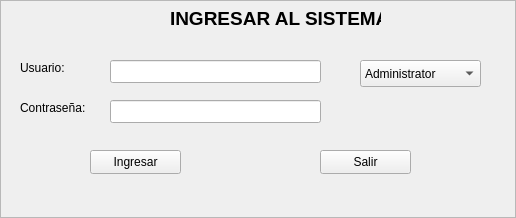
<?xml version="1.0" encoding="UTF-8"?>
<ui version="4.0">
 <class>VentanaLogin</class>
 <widget class="QFrame" name="VentanaLogin">
  <property name="geometry">
   <rect>
    <x>0</x>
    <y>0</y>
    <width>516</width>
    <height>218</height>
   </rect>
  </property>
  <property name="windowTitle">
   <string>Frame</string>
  </property>
  <property name="frameShape">
   <enum>QFrame::StyledPanel</enum>
  </property>
  <property name="frameShadow">
   <enum>QFrame::Raised</enum>
  </property>
  <widget class="QPushButton" name="boton_ingresar">
   <property name="geometry">
    <rect>
     <x>90</x>
     <y>150</y>
     <width>91</width>
     <height>24</height>
    </rect>
   </property>
   <property name="text">
    <string>Ingresar</string>
   </property>
  </widget>
  <widget class="QPushButton" name="boton_salir">
   <property name="geometry">
    <rect>
     <x>320</x>
     <y>150</y>
     <width>91</width>
     <height>24</height>
    </rect>
   </property>
   <property name="text">
    <string>Salir</string>
   </property>
  </widget>
  <widget class="QLineEdit" name="campo_usuario">
   <property name="geometry">
    <rect>
     <x>110</x>
     <y>60</y>
     <width>211</width>
     <height>23</height>
    </rect>
   </property>
  </widget>
  <widget class="QLineEdit" name="campo_pass">
   <property name="geometry">
    <rect>
     <x>110</x>
     <y>100</y>
     <width>211</width>
     <height>23</height>
    </rect>
   </property>
   <property name="text">
    <string/>
   </property>
   <property name="echoMode">
    <enum>QLineEdit::Password</enum>
   </property>
  </widget>
  <widget class="QLabel" name="etiqueta_usuario">
   <property name="geometry">
    <rect>
     <x>20</x>
     <y>60</y>
     <width>54</width>
     <height>15</height>
    </rect>
   </property>
   <property name="text">
    <string>Usuario:</string>
   </property>
  </widget>
  <widget class="QLabel" name="etiqueta_pass">
   <property name="geometry">
    <rect>
     <x>20</x>
     <y>100</y>
     <width>81</width>
     <height>16</height>
    </rect>
   </property>
   <property name="text">
    <string>Contraseña:</string>
   </property>
  </widget>
  <widget class="QLabel" name="etiqueta_titulo">
   <property name="geometry">
    <rect>
     <x>170</x>
     <y>10</y>
     <width>211</width>
     <height>16</height>
    </rect>
   </property>
   <property name="font">
    <font>
     <pointsize>14</pointsize>
     <weight>75</weight>
     <bold>true</bold>
    </font>
   </property>
   <property name="text">
    <string>INGRESAR AL SISTEMA</string>
   </property>
  </widget>
  <widget class="QComboBox" name="comboBox">
   <property name="geometry">
    <rect>
     <x>360</x>
     <y>60</y>
     <width>121</width>
     <height>27</height>
    </rect>
   </property>
   <item>
    <property name="text">
     <string>Administrator</string>
    </property>
   </item>
   <item>
    <property name="text">
     <string>Coordinator</string>
    </property>
   </item>
   <item>
    <property name="text">
     <string>Master Teacher</string>
    </property>
   </item>
   <item>
    <property name="text">
     <string>Leader Teacher</string>
    </property>
   </item>
  </widget>
 </widget>
 <resources/>
 <connections>
  <connection>
   <sender>boton_salir</sender>
   <signal>pressed()</signal>
   <receiver>VentanaLogin</receiver>
   <slot>close()</slot>
   <hints>
    <hint type="sourcelabel">
     <x>402</x>
     <y>167</y>
    </hint>
    <hint type="destinationlabel">
     <x>506</x>
     <y>174</y>
    </hint>
   </hints>
  </connection>
 </connections>
</ui>
